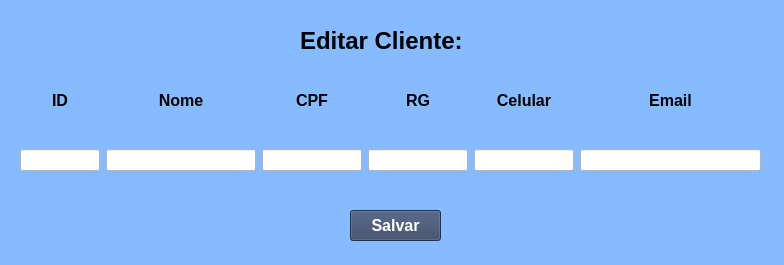
<?xml version="1.0" encoding="UTF-8"?>
<ui version="4.0">
 <class>JanelaEditarDados</class>
 <widget class="QMainWindow" name="JanelaEditarDados">
  <property name="geometry">
   <rect>
    <x>0</x>
    <y>0</y>
    <width>784</width>
    <height>265</height>
   </rect>
  </property>
  <property name="windowTitle">
   <string>EditarDados</string>
  </property>
  <property name="styleSheet">
   <string notr="true">background-color: rgb(135, 187, 255);</string>
  </property>
  <widget class="QWidget" name="centralwidget">
   <widget class="QLabel" name="lbTitulo">
    <property name="geometry">
     <rect>
      <x>300</x>
      <y>20</y>
      <width>191</width>
      <height>41</height>
     </rect>
    </property>
    <property name="font">
     <font>
      <pointsize>18</pointsize>
      <weight>75</weight>
      <bold>true</bold>
     </font>
    </property>
    <property name="text">
     <string>Editar Cliente:</string>
    </property>
   </widget>
   <widget class="QWidget" name="horizontalLayoutWidget">
    <property name="geometry">
     <rect>
      <x>20</x>
      <y>130</y>
      <width>741</width>
      <height>61</height>
     </rect>
    </property>
    <layout class="QHBoxLayout" name="horizontalLayout">
     <item>
      <widget class="QLineEdit" name="inputID">
       <property name="maximumSize">
        <size>
         <width>80</width>
         <height>16777215</height>
        </size>
       </property>
       <property name="styleSheet">
        <string notr="true">background-color: rgb(255, 255, 255);</string>
       </property>
      </widget>
     </item>
     <item>
      <widget class="QLineEdit" name="inputNome">
       <property name="maximumSize">
        <size>
         <width>150</width>
         <height>16777215</height>
        </size>
       </property>
       <property name="styleSheet">
        <string notr="true">background-color: rgb(255, 255, 255);</string>
       </property>
      </widget>
     </item>
     <item>
      <widget class="QLineEdit" name="inputCPF">
       <property name="maximumSize">
        <size>
         <width>100</width>
         <height>16777215</height>
        </size>
       </property>
       <property name="styleSheet">
        <string notr="true">background-color: rgb(255, 255, 255);</string>
       </property>
      </widget>
     </item>
     <item>
      <widget class="QLineEdit" name="inputRG">
       <property name="maximumSize">
        <size>
         <width>100</width>
         <height>16777215</height>
        </size>
       </property>
       <property name="styleSheet">
        <string notr="true">background-color: rgb(255, 255, 255);</string>
       </property>
      </widget>
     </item>
     <item>
      <widget class="QLineEdit" name="inputCelular">
       <property name="maximumSize">
        <size>
         <width>100</width>
         <height>16777215</height>
        </size>
       </property>
       <property name="styleSheet">
        <string notr="true">background-color: rgb(255, 255, 255);</string>
       </property>
      </widget>
     </item>
     <item>
      <widget class="QLineEdit" name="inputEmail">
       <property name="styleSheet">
        <string notr="true">background-color: rgb(255, 255, 255);</string>
       </property>
      </widget>
     </item>
    </layout>
   </widget>
   <widget class="QWidget" name="horizontalLayoutWidget_2">
    <property name="geometry">
     <rect>
      <x>20</x>
      <y>70</y>
      <width>741</width>
      <height>61</height>
     </rect>
    </property>
    <layout class="QHBoxLayout" name="horizontalLayout_2">
     <item>
      <widget class="QLabel" name="lbID">
       <property name="maximumSize">
        <size>
         <width>80</width>
         <height>16777215</height>
        </size>
       </property>
       <property name="font">
        <font>
         <pointsize>12</pointsize>
         <weight>75</weight>
         <bold>true</bold>
        </font>
       </property>
       <property name="text">
        <string>ID</string>
       </property>
       <property name="scaledContents">
        <bool>false</bool>
       </property>
       <property name="alignment">
        <set>Qt::AlignCenter</set>
       </property>
      </widget>
     </item>
     <item>
      <widget class="QLabel" name="lbNome">
       <property name="maximumSize">
        <size>
         <width>150</width>
         <height>16777215</height>
        </size>
       </property>
       <property name="font">
        <font>
         <pointsize>12</pointsize>
         <weight>75</weight>
         <bold>true</bold>
        </font>
       </property>
       <property name="text">
        <string>Nome</string>
       </property>
       <property name="alignment">
        <set>Qt::AlignCenter</set>
       </property>
      </widget>
     </item>
     <item>
      <widget class="QLabel" name="lbCPF">
       <property name="maximumSize">
        <size>
         <width>100</width>
         <height>16777215</height>
        </size>
       </property>
       <property name="font">
        <font>
         <pointsize>12</pointsize>
         <weight>75</weight>
         <bold>true</bold>
        </font>
       </property>
       <property name="text">
        <string>CPF</string>
       </property>
       <property name="alignment">
        <set>Qt::AlignCenter</set>
       </property>
      </widget>
     </item>
     <item>
      <widget class="QLabel" name="lbRG">
       <property name="maximumSize">
        <size>
         <width>100</width>
         <height>16777215</height>
        </size>
       </property>
       <property name="font">
        <font>
         <pointsize>12</pointsize>
         <weight>75</weight>
         <bold>true</bold>
        </font>
       </property>
       <property name="text">
        <string>RG</string>
       </property>
       <property name="alignment">
        <set>Qt::AlignCenter</set>
       </property>
      </widget>
     </item>
     <item>
      <widget class="QLabel" name="lbCelular">
       <property name="maximumSize">
        <size>
         <width>100</width>
         <height>16777215</height>
        </size>
       </property>
       <property name="font">
        <font>
         <pointsize>12</pointsize>
         <weight>75</weight>
         <bold>true</bold>
        </font>
       </property>
       <property name="text">
        <string>Celular</string>
       </property>
       <property name="alignment">
        <set>Qt::AlignCenter</set>
       </property>
      </widget>
     </item>
     <item>
      <widget class="QLabel" name="lbEmail">
       <property name="font">
        <font>
         <pointsize>12</pointsize>
         <weight>75</weight>
         <bold>true</bold>
        </font>
       </property>
       <property name="text">
        <string>Email</string>
       </property>
       <property name="alignment">
        <set>Qt::AlignCenter</set>
       </property>
      </widget>
     </item>
    </layout>
   </widget>
   <widget class="QPushButton" name="btnSalvar">
    <property name="geometry">
     <rect>
      <x>350</x>
      <y>210</y>
      <width>91</width>
      <height>31</height>
     </rect>
    </property>
    <property name="font">
     <font>
      <pointsize>12</pointsize>
      <weight>75</weight>
      <bold>true</bold>
     </font>
    </property>
    <property name="styleSheet">
     <string notr="true">background-color: rgb(53, 67, 99);
color: rgb(255, 255, 255);</string>
    </property>
    <property name="text">
     <string>Salvar</string>
    </property>
   </widget>
  </widget>
 </widget>
 <resources/>
 <connections/>
</ui>
